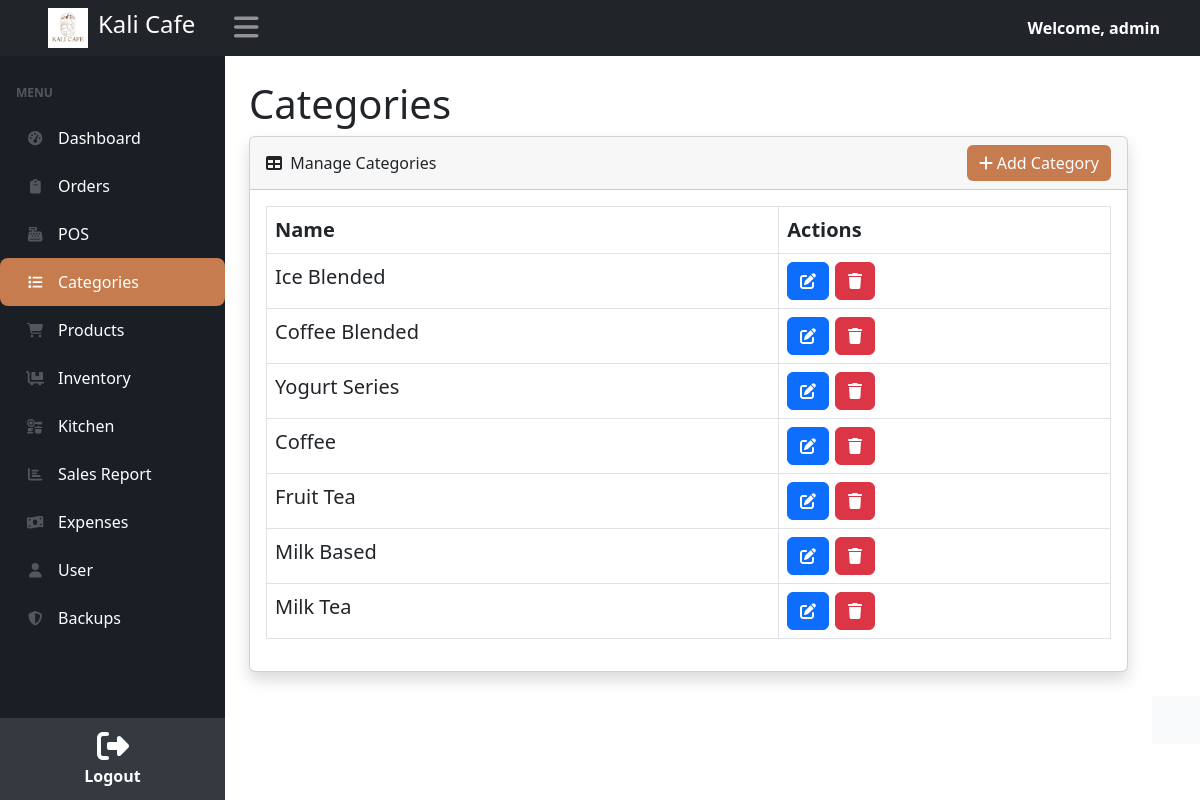
Screenshot of /categories.php (signed in) with the database file from the repository.
### tables this page shows
CREATE TABLE `categories` (
  `id` int NOT NULL,
  `name` varchar(25) NOT NULL,
  `type` varchar(20) DEFAULT NULL
);

### categories.php (the view, shortened to what this page needs)
<?php
    include ('../kusso/includes/header.php');
    include('../kusso/includes/navbar.php');
    include('../kusso/includes/config.php');
?>
<!DOCTYPE html>
<html lang="en"></html>
<head>
        <link href="css/styles.css" rel="stylesheet" />
    </head>
    <body>
    <div id="layoutSidenav_content">
        <main>
            <div class="container-fluid px-4">
                <h1 class="mt-4">Categories</h1>
                    <div class="card shadow mb-4">
                        <div class="card-header d-flex justify-content-between align-items-center">
                            <span><i class="fas fa-table me-1"></i> Manage Categories</span>
                                <button type="button" class="btn btn-secondary" data-bs-toggle="modal" data-bs-target="#add_category" title="Add a new category" style="color: #ffffff; background-color:#c67c4e; border:none;">
                                <i class="fa-solid fa-plus" ></i>
                                Add Category
                                </button>
                        </div>
                        <div class="card-body">
                            <table id="datatablesSimple" class="table table-bordered">
                                <thead>
                                    <tr>
                                        <th scope="col">Name</th>
                                        <th scope="col">Actions</th>
                                    </tr>
                                </thead>
                                <tbody>
                                    <?php
                                        try {
                                            $pdo = new PDO("mysql:host=$host;dbname=$db_name", $username, $password);
                                            $pdo->setAttribute(PDO::ATTR_ERRMODE, PDO::ERRMODE_EXCEPTION);
                                            $stmt = $pdo->query("
                                                SELECT id, name FROM categories
                                                WHERE name NOT IN ('Add Ons', 'Burgers', 'Combo', 'Pasta', 'Ricemeal', 'Sandwiches', 'Snacks', 'Wings')
                                            ");
                                            $categories = $stmt->fetchAll(PDO::FETCH_ASSOC);
                                            foreach ($categories as $category) {
                                                echo '<tr>
                                                        <td>' . htmlspecialchars($category['name']) . '</td>
                                                         <td>
                                                            <form action="edit_category.php" method="GET" style="display:inline;">
                                                                <input type="hidden" name="id" value="' . htmlspecialchars($category['id']) . '">
                                                                <button type="submit" class="btn btn-primary" title="Edit">
                                                                    <i class="fa fa-edit"></i>
                                                                </button>
                                                            </form>
                                                            <form action="manage_categories.php" method="POST" style="display:inline;" onsubmit="return confirm(\'Are you sure you want to delete this user?\');">
                                                                <input type="hidden" name="id" value="' . htmlspecialchars($category['id']) . '">
                                                                <button type="submit" name= "deletecat_btn" class="btn btn-danger" title="Delete">
                                                                    <i class="fa fa-trash"></i>
                                                                </button>
                                                            </form>
                                                        </td>
                                                    </tr>';
                                            }
                                        } catch (PDOException $e) {
                                            echo "<tr><td colspan='5'>Error fetching data: " . htmlspecialchars($e->getMessage()) . "</td></tr>";
                                        }
                                    ?>
                                </tbody>
                            </table>
                    </div>
        </main>
    <?php
        include ('../kusso/includes/footer.php');
     ?>
  </body>
</html>

### categories.php (style rules this page uses)
table th, table td { font-size: 20px; }

### rows the page displays
categories: name "Ice Blended"
categories: name "Coffee Blended"
categories: name "Yogurt Series"
categories: name "Coffee"
categories: name "Fruit Tea"
categories: name "Milk Based"
categories: name "Milk Tea"

### other values shown
$username "admin"
